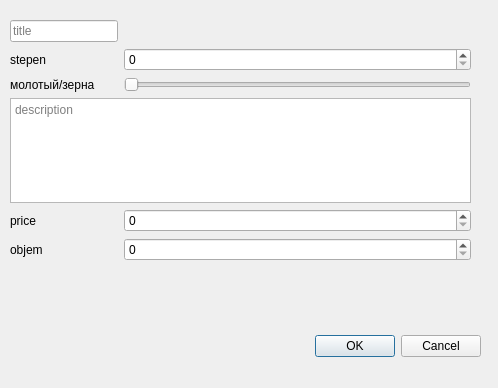
<?xml version="1.0" encoding="UTF-8"?>
<ui version="4.0">
 <class>Dialog</class>
 <widget class="QDialog" name="Dialog">
  <property name="geometry">
   <rect>
    <x>0</x>
    <y>0</y>
    <width>498</width>
    <height>388</height>
   </rect>
  </property>
  <property name="windowTitle">
   <string>Dialog</string>
  </property>
  <widget class="QDialogButtonBox" name="buttonBox">
   <property name="geometry">
    <rect>
     <x>140</x>
     <y>330</y>
     <width>341</width>
     <height>32</height>
    </rect>
   </property>
   <property name="orientation">
    <enum>Qt::Horizontal</enum>
   </property>
   <property name="standardButtons">
    <set>QDialogButtonBox::Cancel|QDialogButtonBox::Ok</set>
   </property>
  </widget>
  <widget class="QWidget" name="formLayoutWidget">
   <property name="geometry">
    <rect>
     <x>10</x>
     <y>20</y>
     <width>461</width>
     <height>241</height>
    </rect>
   </property>
   <layout class="QFormLayout" name="formLayout">
    <item row="0" column="0">
     <widget class="QLineEdit" name="lineEdit">
      <property name="placeholderText">
       <string>title</string>
      </property>
     </widget>
    </item>
    <item row="0" column="1">
     <spacer name="horizontalSpacer">
      <property name="orientation">
       <enum>Qt::Horizontal</enum>
      </property>
      <property name="sizeHint" stdset="0">
       <size>
        <width>40</width>
        <height>20</height>
       </size>
      </property>
     </spacer>
    </item>
    <item row="2" column="0">
     <widget class="QLabel" name="label">
      <property name="text">
       <string>stepen</string>
      </property>
     </widget>
    </item>
    <item row="2" column="1">
     <widget class="QSpinBox" name="spinBox"/>
    </item>
    <item row="3" column="1">
     <widget class="QSlider" name="horizontalSlider">
      <property name="maximum">
       <number>100</number>
      </property>
      <property name="singleStep">
       <number>100</number>
      </property>
      <property name="pageStep">
       <number>100</number>
      </property>
      <property name="orientation">
       <enum>Qt::Horizontal</enum>
      </property>
     </widget>
    </item>
    <item row="3" column="0">
     <widget class="QLabel" name="label_2">
      <property name="text">
       <string>молотый/зерна</string>
      </property>
     </widget>
    </item>
    <item row="4" column="0" colspan="2">
     <widget class="QPlainTextEdit" name="plainTextEdit">
      <property name="placeholderText">
       <string>description</string>
      </property>
     </widget>
    </item>
    <item row="5" column="0">
     <widget class="QLabel" name="label_3">
      <property name="text">
       <string>price</string>
      </property>
     </widget>
    </item>
    <item row="5" column="1">
     <widget class="QSpinBox" name="spinBox_2"/>
    </item>
    <item row="6" column="0">
     <widget class="QLabel" name="label_4">
      <property name="text">
       <string>objem</string>
      </property>
     </widget>
    </item>
    <item row="6" column="1">
     <widget class="QSpinBox" name="spinBox_3"/>
    </item>
   </layout>
  </widget>
 </widget>
 <resources/>
 <connections>
  <connection>
   <sender>buttonBox</sender>
   <signal>accepted()</signal>
   <receiver>Dialog</receiver>
   <slot>accept()</slot>
   <hints>
    <hint type="sourcelabel">
     <x>248</x>
     <y>254</y>
    </hint>
    <hint type="destinationlabel">
     <x>157</x>
     <y>274</y>
    </hint>
   </hints>
  </connection>
  <connection>
   <sender>buttonBox</sender>
   <signal>rejected()</signal>
   <receiver>Dialog</receiver>
   <slot>reject()</slot>
   <hints>
    <hint type="sourcelabel">
     <x>316</x>
     <y>260</y>
    </hint>
    <hint type="destinationlabel">
     <x>286</x>
     <y>274</y>
    </hint>
   </hints>
  </connection>
 </connections>
</ui>
